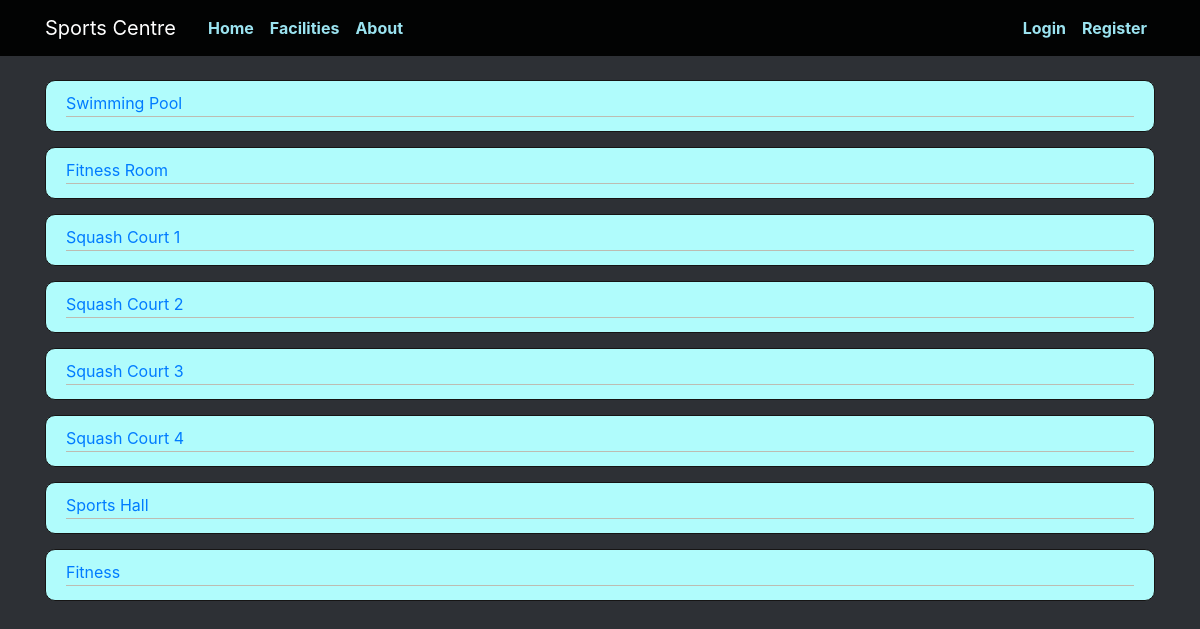
The page /facilities on the database as committed earlier.
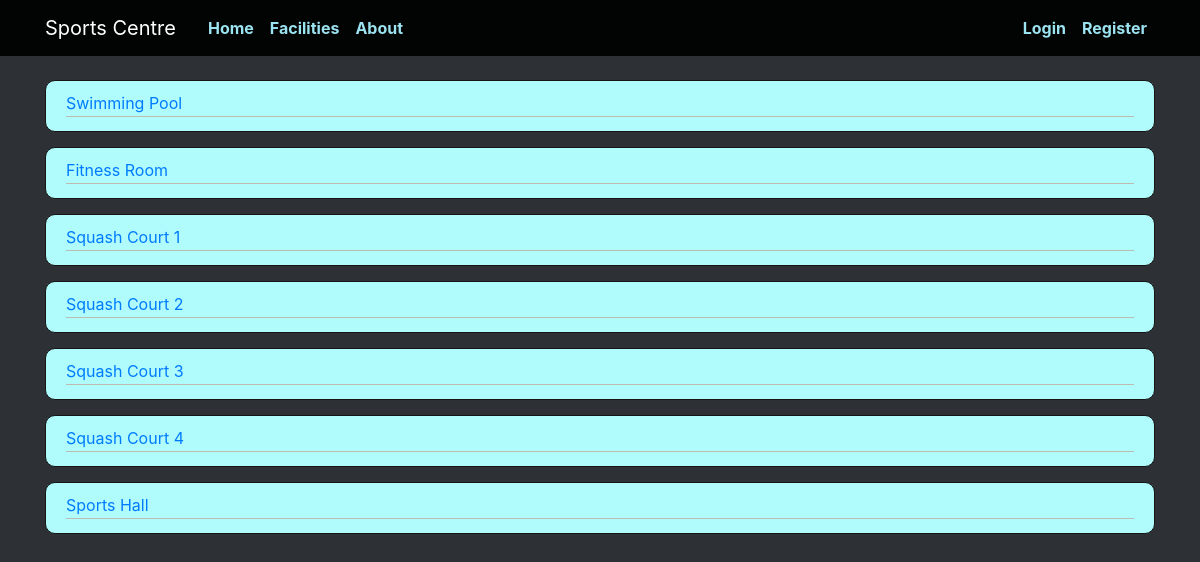
The same page on the database as committed later.
### app/models.py (models this page shows)
class Facility(db.Model):
  id = db.Column(db.Integer, primary_key=True)
  name = db.Column(db.String(100), nullable=False)
  capacity = db.Column(db.Integer)
  url = db.Column(db.String(100))

### app/views.py (the view)
@app.route('/facilities')
def facilities():
  year = get_current_year()
  week = get_current_week()
  facilities = models.Facility.query.order_by(models.Facility.id.asc())
  return render_template('facilities.html', title="Facilities", facilities=facilities, year=year, week=week)

### app/views.py (called while the page is built)
def get_current_week():
  current = int(datetime.strftime(datetime.now(), "%W"))
  return current

def get_current_year():
  current = int(datetime.strftime(datetime.now(), "%Y"))
  return current

### app/templates/facilities.html
{% extends "index.html" %}
{% block content %}
  {% for facility in facilities %}
  <article class="media content-section">
    <div class="media-body">
      <div class="article-metadata">
        <a class="mr-2" href="{{ url_for( 'show_facility', facility_url=facility.url, year=year, week=week ) }}">{{ facility.name }}</a>
      </div>
    </div>
  </article>
  {% endfor %}
{% endblock %}

### app/templates/index.html (shortened to what this page needs)
<!DOCTYPE html>
<html>
  <head>
    <link rel="stylesheet" href="https://stackpath.bootstrapcdn.com/bootstrap/4.4.1/css/bootstrap.min.css">
    <link rel="stylesheet" type="text/css" href="/static/style.css">
  </head>
  <body>
    <header class="site-header">
      <nav class="navbar navbar-expand-md navbar-dark bg-steel fixed-top">
        <div class="container">
          <a class="navbar-brand mr-4" href="/">Sports Centre</a>
          <div class="collapse navbar-collapse" id="navbarToggle">
            <div class="navbar-nav mr-auto">
              <a class="nav-item nav-link" href="/">Home</a>
              <a class="nav-item nav-link" href="/facilities">Facilities</a>
              <a class="nav-item nav-link" href="/about">About</a>
            </div>
            <div class="navbar-nav">
              {% if current_user.is_authenticated %}
                <a class="nav-item nav-link" href="/my_bookings">My Bookings</a>
                <a class="nav-item nav-link" href="/account">Account</a>
                <a class="nav-item nav-link" href="/logout">Logout</a>
              {% else %}
                <a class="nav-item nav-link" href="/login">Login</a>
                <a class="nav-item nav-link" href="/register">Register</a>
              {% endif %}
            </div>
          </div>
        </div>
      </nav>
    </header>
    <main role="main" class="container">
      <div class="row">
        <div class="col-md-12">
          {% block content %}{% endblock %}
        </div>
      </div>
    </main>
  </body>
  </body>
</html>

### app/static/style.css (style rules this page uses)
body { background: rgb(45, 48, 53); color: rgb(36, 37, 43); margin-top: 5rem; }
.bg-steel { background-color: #020303; }
.site-header .navbar-nav .nav-link { color: #9be3f0; font-weight: bold; }
.content-section { background: #b0fcfc; padding: 10px 20px; border: 1px solid #161515; border-radius: 10px; margin-bottom: 15px; }
.article-metadata { padding-bottom: 1px; margin-bottom: 4px; border-bottom: 1px solid #bdbcb2 }

Rows that differ between the two databases and show on the page:
removed Facility: name "Fitness"
